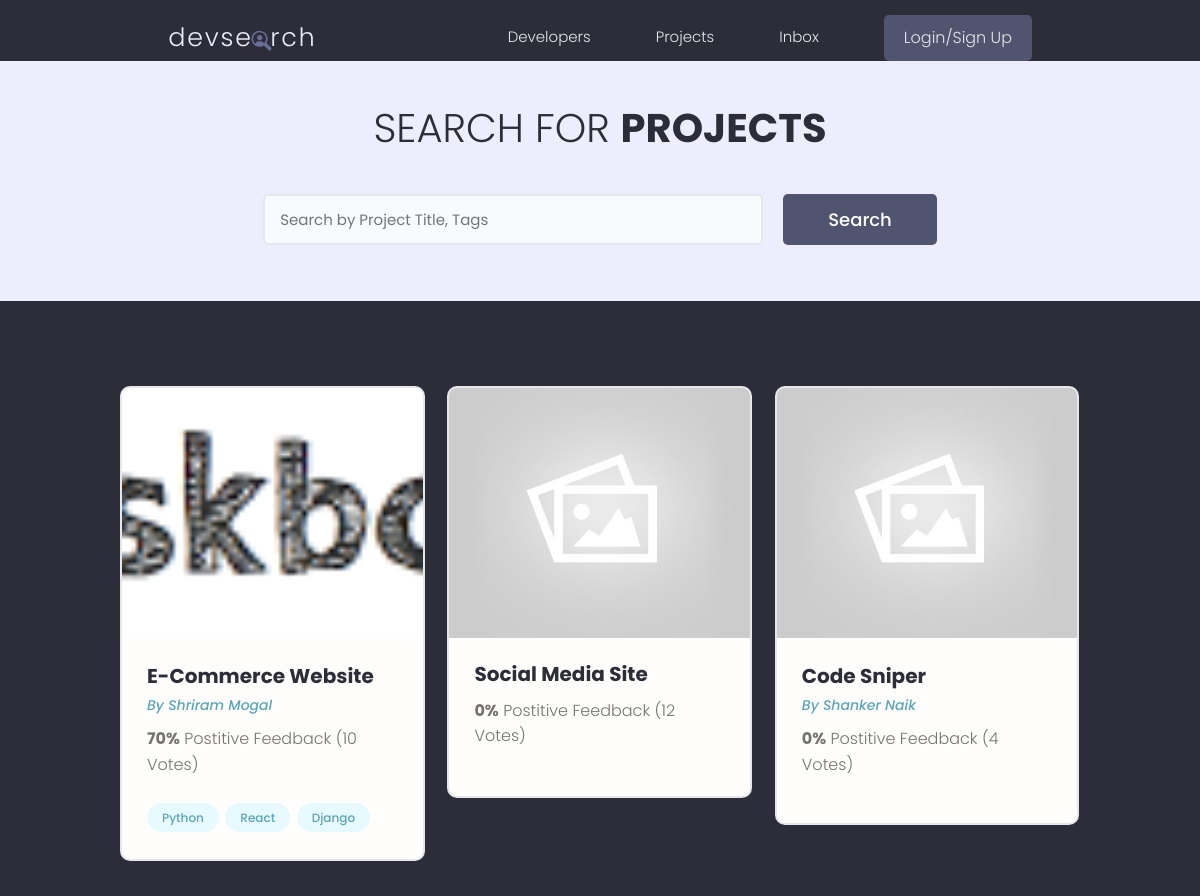
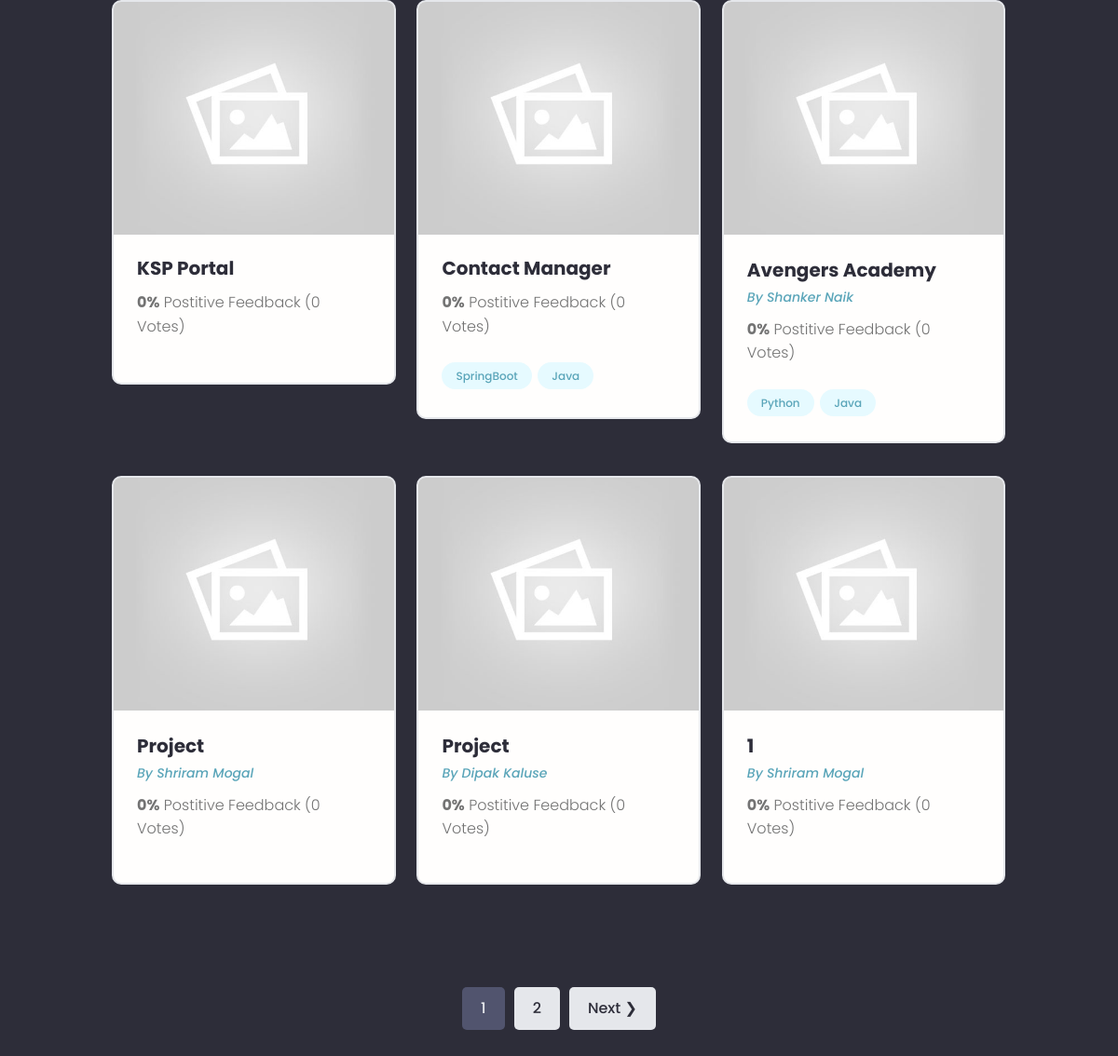
/projects/, run on the app's committed database (2 pictures, top to bottom).
### projects/models.py (models this page shows, shortened)
class Project(models.Model):
    title = models.CharField(max_length=200)
    owner = models.ForeignKey(Profile, blank=True, null=True, on_delete=models.SET_NULL)
    description = models.TextField(null=True, blank=True)
    demo_link = models.CharField(max_length=2000, null=True, blank=True)
    source_link =models.CharField(max_length=2000, null=True, blank=True)
    featured_image = models.ImageField(null= True, blank=True, default='default.jpg')
    tag = models.ManyToManyField(Tag, blank= True)
    vote_total = models.IntegerField(default=0, null= True, blank=True)
    vote_ratio = models.IntegerField(default=0, null= True, blank=True)
    created = models.DateTimeField(auto_now_add=True)
    id = models.UUIDField(default=uuid.uuid4, unique=True,
                                     primary_key=True, editable=False)
    class Meta:
        ordering = ["created"]

class Tag(models.Model):
    name = models.CharField(max_length=500)
    created = models.DateTimeField(auto_now_add=True)
    id = models.UUIDField(default=uuid.uuid4, unique=True,
                                     primary_key=True, editable=False)
    def __str__(self) -> str:
        return self.name

### users/models.py (models this page shows, shortened)
class Profile(models.Model):
    user = models.OneToOneField(User, on_delete=models.CASCADE, blank=True, null=True)
    name = models.CharField(max_length=200, blank=True, null=True)
    username = models.CharField(max_length=200, blank=True, null=True)
    email = models.EmailField(max_length=500, blank=True, null=True)
    short_intro = models.CharField(max_length=500, blank=True,null=True)
    intro = models.TextField(max_length=500, blank=True,null=True)
    profile_image = models.ImageField(
        null = True, blank= True, upload_to = 'profiles/',default='profiles/user-default.png')
    location = models.CharField(max_length=200, blank=True, null=True)
    social_github = models.CharField(max_length=200, blank=True, null=True)
    social_twitter = models.CharField(max_length=200, blank=True, null=True)
    social_linkedin = models.CharField(max_length=200, blank=True, null=True)
    social_website = models.CharField(max_length=200, blank=True, null=True)
    social_stackoverflow = models.CharField(max_length=200, blank=True, null=True)
    created = models.DateTimeField(auto_now_add=True)
    id = models.UUIDField(default=uuid.uuid4, unique=True,
                                     primary_key=True, editable=False)
    class Meta:
        ordering = ["created"]

### projects/views.py (the view)
# urls.py: path('projects/',include('projects.urls')),
def projects(request):
    projects, search_query =searchProjects(request)
    paginator, projects, custom_range = paginateProjects(request,projects)
    context = {"projects": projects, "search_query": search_query, "paginator": paginator, "custom_range": custom_range, "query_set": projects}
    return render(request,"projects/projects.html",context)

### projects/utils.py (called while the page is built)
def searchProjects(request):
    search_query = ""
    if request.GET.get("search_query"):
        search_query = request.GET.get("search_query")
    tags = Tag.objects.filter(name__icontains = search_query)
    projects = Project.objects.distinct().filter(
        Q(title__icontains = search_query) |
        Q(tag__in = tags)
        )
    return projects, search_query

def paginateProjects(request,projects):
    page = request.GET.get('page')
    results = 9
    paginator = Paginator(projects,results)
    try:
        if page == None:
            page=1
        projects = paginator.page(page)
    except PageNotAnInteger:
        page=1
        projects= paginator.page(page)
    except EmptyPage:
        page = paginator.num_pages
        projects=paginator.page(page)
    left_index = int(page)-1
    if left_index<1:
        left_index=1
    right_index = int(page)+1
    if right_index> paginator.num_pages:
        right_index = paginator.num_pages
    custom_range =range(left_index, right_index+1)
    return paginator, projects, custom_range

### projects/templates/projects/projects.html (shortened to what this page needs)
{% extends 'main.html' %} {% block content %}
<main class="projects">
    <section class="hero-section text-center">
      <div class="container container--narrow">
        <div class="hero-section__box">
          <h2>Search for <span>Projects</span></h2>
        </div>
        <div class="hero-section__search">
          <form class="form" action="" method="get">
            <div class="form__field">
              <input class="input input--text" id="formInput#search" type="text" name="search_query"
                placeholder="Search by Project Title, Tags" value="{{search_query}}" />
            </div>
            <input class="btn btn--sub btn--lg" type="submit" value="Search" />
          </form>
        </div>
      </div>
    </section>
    <section class="projectsList">
      <div class="container">
        <div class="grid grid--three">
            {% for project in projects %}
          <div class="column">
            <div class="card project">
              <a href="{%url 'project' project.id%}" class="project">
                <img class="project__thumbnail" src="{{project.featured_image.url}}" alt="project thumbnail" />
                <div class="card__body">
                  <h3 class="project__title">{{project.title}}</h3>
                  {%if project.owner.id %}
                  <p><a class="project__author" href="{% url 'user-profile' project.owner.id %}">By {{project.owner.name}}</a></p>
                  {%endif%}
                  <p class="project--rating">
                    <span style="font-weight: bold;">{{project.vote_ratio}}%</span> Postitive
                    Feedback ({{project.vote_total}} Vote{{project.vote_total| pluralize:'s'}})
                  </p>
                  <div class="project__tags">
                      {%for tag in project.tag.all%}
                    <span class="tag tag--pill tag--main">
                      <small>{{tag}}</small>
                    </span>
                    {%endfor%}
                  </div>
                </div>
              </a>
            </div>
          </div>
          {% endfor%}
        </div>
      </div>
    </section>
    {% include 'pagination.html' %}
{% endblock content %}

### static/styles/app.css (style rules this page uses)
:root { --color-sub: #2d2d39; }
.btn--sub { background-color: var(--color-sub-light); }
.card { border: 2px solid var(--color-light); }
img { width: 100%; }
.hero-section { height: 40vh; display: flex; align-items: center; background-color: var(--color-sub); }
.hero-section__box { margin-bottom: 4rem; }
.hero-section__box > h2, .hero-section__box > h2 > span { font-size: 4rem; color: var(--color-light); line-height: 1.3; text-transform: uppercase; }
.hero-section__box > h2 { font-weight: 300; }
.hero-section__box > h2 > span { font-weight: 700; }
.hero-section__search > .form { display: flex; align-items: center; justify-content: center; gap: 2rem; }
.hero-section__search > .form input.input--text { width: 50rem; }
.project__author { font-size: 1.4rem; font-style: italic; }
.project--rating { margin-bottom: 1.6em; margin-top: .5em; }
.projects > .hero-section { background: var(--color-sub-lighter); height: 30vh; }
.projects .hero-section__box { margin-bottom: 2.5rem; }
.projects .hero-section__box > h2 { color: var(--color-sub); }
.projects .hero-section__box > h2 > span { font-weight: 700; color: var(--color-sub); }
.projectsList { margin-top: 8rem; }
.project__thumbnail { height: 25rem; object-fit: cover; object-position: top center; }
.project__title { font-size: 2rem; font-weight: 700; color: var(--color-sub); }

### static/uikit/styles/modules/_variables.css (style rules this page uses)
:root { --color-main: #5aa5b9; --color-main-light: #e6faff; --color-sub: #3f4156; --color-sub-light: #51546e; --color-sub-lighter: #ededfd; --color-text: #737373; --color-gray: #8b8b8b; --color-light: #e5e7eb; --color-light-gray: #767676; --color-bg: #f8fafd; --color-white: #fffefd; --color-white-light: #f3f3f3; --color-success: #359e64; --color-success-bg: #def8e8; --color-error: #fc4b0b; --color-error-bg: #fff2ee; --font-base: 'Poppins', arial, helvetica, 'Segoe UI', roboto, ubuntu, sans-serif; --font-monospace: 'Fira Code', 'Courier New', courier, monospace; --font-regular: 300; --font-medium: 500; --font-bold: 700; --generic-shadow: 1px 1px 5px #00000010; --generic-transition: all 0.3s ease-in-out; }

### static/uikit/styles/modules/_base.css (style rules this page uses)
* { margin: 0; padding: 0; box-sizing: border-box; text-rendering: optimizeLegibility; color: inherit; font-size: inherit; }
html { font-size: 50%; }
@media only screen and (min-width: 480px) { html { font-size: 56.25%; } }
@media only screen and (min-width: 1200px) { html { font-size: 62.5%; } }
body { line-height: 1.6; font-weight: 400; font-size: 1.5rem; color: var(--color-text); background-color: var(--color-bg); min-height: 100vh; }

### static/uikit/styles/modules/_typography.css (style rules this page uses)
* { font-family: var(--font-base); }
h2 { font-size: 3.6rem; font-weight: var(--font-bold); }
h3 { font-size: 3.2rem; font-weight: var(--font-medium); }
p, span, strong { font-size: 1.6rem; color: var(--color-text); font-weight: var(--font-regular); }
a { padding-bottom: 2px; text-decoration: none; display: inline-block; color: var(--color-main); font-weight: var(--font-medium); }

### static/uikit/styles/modules/_utilities.css (style rules this page uses)
.container { width: 92%; max-width: 165rem; margin: 0 auto; box-sizing: border-box; }
.container--narrow { width: 92%; max-width: 120rem; }
@media screen and (min-width: 1000px) { .container { width: 90%; } }
@media screen and (min-width: 1000px) { .container--narrow { width: 85%; } }
@media screen and (min-width: 1200px) { .container { width: 80%; } }
@media screen and (min-width: 1200px) { .container--narrow { width: 72%; } }
.text-center { text-align: center; }

### static/uikit/styles/modules/_button.css (style rules this page uses)
.btn { display: inline-block; position: relative; cursor: pointer; background-color: var(--color-light); font-weight: var(--font-medium); color: var(--color-sub); text-decoration: none; padding: 1rem 2rem; border-radius: 0.5rem; border: none; width: -webkit-fit-content; width: -moz-fit-content; width: fit-content; height: -webkit-fit-content; height: -moz-fit-content; height: fit-content; font-size: 1.6rem; outline-width: 0; outline-color: transparent; -webkit-backface-visibility: hidden; backface-visibility: hidden; transition: all 0.3s ease-in-out; }
.btn--sub { background-color: var(--color-sub); color: var(--color-white); }
.btn--lg { font-size: 1.8rem; padding: 1.2rem 4.5rem; }

### static/uikit/styles/modules/_card.css (style rules this page uses)
.card { border-radius: 1rem; background-color: var(--color-white); border: 1.5px solid var(--color-light); width: auto; height: auto; margin-top: 0.5rem; margin-bottom: 0.5rem; overflow: hidden; }
.card__body, .card__header { padding: 2rem 2.5rem; }

### data on the page
Project: featured_image (picture), title "E-Commerce Website", owner.name "Shriram Mogal", vote_ratio "70", vote_total "10", vote_total|pluralize "s"
Tag: name "Python"
Tag: name "React"
Tag: name "Django"
Project: featured_image (placeholder picture), title "Social Media Site", vote_ratio "0", vote_total "12", vote_total|pluralize "s"
Project: featured_image (placeholder picture), title "Code Sniper", owner.name "Shanker Naik", vote_ratio "0", vote_total "4", vote_total|pluralize "s"
Project: featured_image (placeholder picture), title "KSP Portal", vote_ratio "0", vote_total "0", vote_total|pluralize "s"
Project: featured_image (placeholder picture), title "Contact Manager", vote_ratio "0", vote_total "0", vote_total|pluralize "s"
Tag: name "SpringBoot"
Tag: name "Java"
Project: featured_image (placeholder picture), title "Avengers Academy", owner.name "Shanker Naik", vote_ratio "0", vote_total "0", vote_total|pluralize "s"
Project: featured_image (placeholder picture), title "Project", owner.name "Shriram Mogal", vote_ratio "0", vote_total "0", vote_total|pluralize "s"
Project: featured_image (placeholder picture), title "Project", owner.name "Dipak Kaluse", vote_ratio "0", vote_total "0", vote_total|pluralize "s"
Project: featured_image (placeholder picture), title "1", owner.name "Shriram Mogal", vote_ratio "0", vote_total "0", vote_total|pluralize "s"

### other printed values
{{ page }} "1"
{{ page }} "2"
